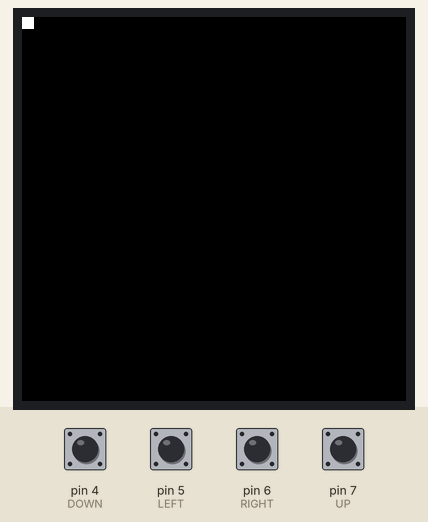
Bench run of a sketch on a simulated Arduino Uno, built with avr-gcc and run on an emulated ATmega328P. On the bench: 128×128 colour display. The inputs (shaded band) are chosen by the test bench; at power-on: pin 4 (DOWN), pin 5 (LEFT), pin 6 (RIGHT), pin 7 (UP) LOW. What the sketch prints to the serial monitor is not drawn.

Above: at 2.3 s.
2.4 s: pin 4 (DOWN) pulled HIGH for 0.15 s
4.0 s: pin 5 (LEFT) pulled HIGH for 0.15 s
At 4.6 s:
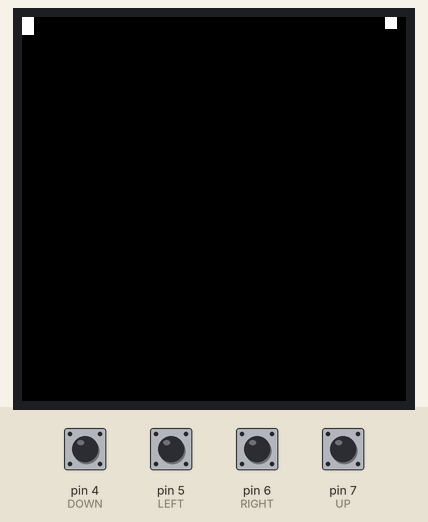
5.6 s: pin 6 (RIGHT) pulled HIGH for 0.15 s
7.2 s: pin 4 (DOWN) pulled HIGH for 1 s
At 7.7 s:
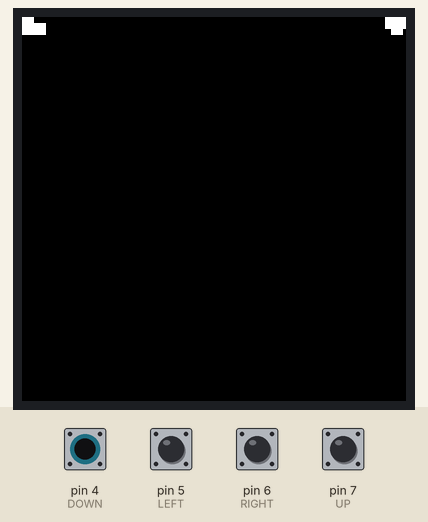
9.7 s: pin 5 (LEFT) pulled HIGH for 1 s
12.2 s: pin 6 (RIGHT) pulled HIGH for 1 s
Timing chart, 0 to 15.2 s (numbered marks = the images above; inputs shaded):
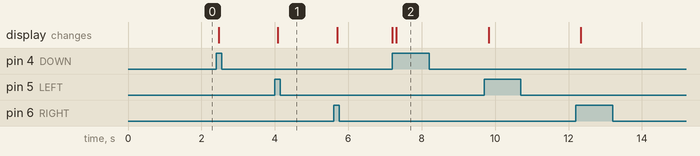

Measured:
- after the input at 4.0 s, the display: changes after 0.09 s (image 1)
- after the input at 7.2 s, the display: first changes at once (image 2 shows a later state)

The sketch:

snake.ino
```cpp
#include <Adafruit_GFX.h>    // Core graphics library
#include <Adafruit_ST7735.h> // Hardware-specific library for ST7735
#include <Adafruit_ST7789.h> // Hardware-specific library for ST7789
#include <SPI.h>
#include "game_elements.h"

#define TFT_CS 10
#define TFT_RST 9
#define TFT_DC 8

Adafruit_ST7735 tft = Adafruit_ST7735(TFT_CS, TFT_DC, TFT_RST);

Snake *snake = new Snake();
bool run_game = 1;

void setup(void)
{
    Serial.begin(9600);
    pinMode(LEFT, INPUT);
    pinMode(RIGHT, INPUT);
    pinMode(UP, INPUT);
    pinMode(DOWN, INPUT);

    // using a 1.44" TFT:
    tft.initR(INITR_144GREENTAB); // Init ST7735R chip, green tab
    tft.setRotation(3);
    tft.fillScreen(0);
    snake = new Snake(&tft);
    delay(1000);
    Serial.println("Game starts");
}

void loop()
{

    if (digitalRead(LEFT) == HIGH)
    {
        Serial.println("LEFT");
        snake->turn(LEFT);
    }

    if (digitalRead(RIGHT) == HIGH)
    {
        Serial.println("RIGHT");
        snake->turn(RIGHT);
    }

    if (digitalRead(UP) == HIGH)
    {
        Serial.println("UP");
        snake->turn(UP);
    }

    if (digitalRead(DOWN) == HIGH)
    {
        Serial.println("DOWN");
        snake->turn(DOWN);
    }

    snake->h_move();
    snake->t_move();

    delay(100);
}
```

game_elements.cpp
```cpp
#include "game_elements.h"

Snake::Snake()
{
    head = Location(0, 0, 0);
    tail = Location(0, 0, 0);
    len = 1;
    head_dir = 0;
    tail_dir = 0;
    queue = new Queue();
}

Snake::Snake(Adafruit_ST7735 *tft)
{
    Serial.println("Snake constructor");
    m_tft = tft;
    head = Location(m_tft->width() / 2, m_tft->height() / 2, 0);
    tail = Location(m_tft->width() / 2 + SNAKE_SIZE, m_tft->height() / 2, 0);
    len = 1;
    head_dir = 0;
    tail_dir = 0;
    queue = new Queue();
    tft->fillRect(head.get_x(), head.get_y(), SNAKE_SIZE, SNAKE_SIZE, SNAKE_COLOR);
    Serial.print("head starts at: ");
    Serial.print(head.get_x());
    Serial.print(" ");
    Serial.println(head.get_y());
    Serial.print("tail starts at: ");
    Serial.print(tail.get_x());
    Serial.print(" ");
    Serial.println(tail.get_y());
}

Snake::Snake(const Snake &s)
{
    head = s.head;
    tail = s.tail;
    len = s.len;
    head_dir = s.head_dir;
    tail_dir = s.tail_dir;
    queue = s.queue;
}

Snake &Snake::operator=(const Snake &s)
{
    delete queue;
    head = s.head;
    tail = s.tail;
    len = s.len;
    head_dir = s.head_dir;
    tail_dir = s.tail_dir;
    queue = s.queue;

    return *this;
}

Snake::~Snake()
{
    delete &head;
    delete &tail;
    delete queue;
    delete &cturn_pt;
}

void Snake::turn(uint8_t direction)
{
    Serial.println(head_dir);
    if (head_dir == direction)
        return;
    Serial.println("turn");
    head_dir = direction;
    Location turn_pt = Location(head.get_x(), head.get_y(), direction);
    if (queue->empty())
    {
        tail_dir = direction;
    }
    queue->push(turn_pt);
}

void Snake::h_move()
{
    if (head_dir == LEFT)
    {
        head.set_x(head.get_x() - STEP);
        m_tft->fillRect(head.get_x(), head.get_y(), SNAKE_SIZE, SNAKE_SIZE, SNAKE_COLOR);
    }
    else if (head_dir == RIGHT)
    {
        head.set_x(head.get_x() + STEP);
        m_tft->fillRect(head.get_x(), head.get_y(), SNAKE_SIZE, SNAKE_SIZE, SNAKE_COLOR);
    }
    else if (head_dir == UP)
    {
        head.set_y(head.get_y() - STEP);
        m_tft->fillRect(head.get_x(), head.get_y(), SNAKE_SIZE, SNAKE_SIZE, SNAKE_COLOR);
    }
    else if (head_dir == DOWN)
    {
        head.set_y(head.get_y() + STEP);
        m_tft->fillRect(head.get_x(), head.get_y(), SNAKE_SIZE, SNAKE_SIZE, SNAKE_COLOR);
    }
}

void Snake::t_move()
{
    Location* next_location = queue->top();

    Serial.print("next tail loc: ");
    Serial.print(next_location->get_x());
    Serial.print(" ");
    Serial.println(next_location->get_y());

    if (nullptr != next_location && next_location->get_x() == tail.get_x() && next_location->get_x() == tail.get_x())
    {
        Serial.print("next location: ");
        Serial.print(next_location->get_x());
        Serial.print(" ");
        Serial.print(next_location->get_y());
        Serial.print(" ");
        tail_dir = next_location->get_z();
        Serial.print(tail_dir);
        queue->pop();
    }

    Serial.print("tail dir: ");
    Serial.println(tail_dir);

    if (tail_dir == LEFT)
    {
        Serial.println("tail moving left");
        tail.set_x(tail.get_x() - STEP);
        Serial.print("tail x: ");
        Serial.print(tail.get_x());
        Serial.print(" tail y: ");
        Serial.print(tail.get_y());
        Serial.println();
        m_tft->fillRect(tail.get_x(), tail.get_y(), STEP, SNAKE_SIZE, BACKGROUND);
    }

    if (tail_dir == RIGHT) {
        Serial.println("tail moving right");
        tail.set_x(tail.get_x() + STEP);
        m_tft->fillRect(tail.get_x(), tail.get_y(), -STEP, SNAKE_SIZE, BACKGROUND);
    }
}
```

game_elements.h
```cpp
#ifndef GAME_ELEMENTS_H_
#define GAME_ELEMENTS_H_
#endif

#include <Adafruit_ST7735.h>
#include "queue.h"

#define LEFT 5
#define RIGHT 6
#define UP 7
#define DOWN 4
#define SNAKE_SIZE 4
#define STEP 2
#define BACKGROUND 0x0
#define SNAKE_COLOR 0xffff

class Snake
{
private:
    Location &head;
    Location &tail;
    Location &cturn_pt;
    uint8_t head_dir;
    uint8_t tail_dir;
    uint8_t len;
    Queue *queue;
    Adafruit_ST7735 *m_tft;

public:
    Snake();
    Snake(Adafruit_ST7735 *tft);
    Snake(const Snake &s);
    Snake &operator=(const Snake &s);
    ~Snake();
    void turn(uint8_t direction);
    void h_move();
    void t_move();
    void eat();
    bool is_dead();
};
```

queue.cpp
```cpp
#include "queue.h"

Location::Location(uint8_t x, uint8_t y, uint8_t z) : m_x(x), m_y(y), m_z(z), next(nullptr) {}

Location::~Location() {}

uint8_t Location::get_x() const
{
    return m_x;
}

void Location::set_x(uint8_t x)
{
    m_x = x;
}

uint8_t Location::get_y() const
{
    return m_y;
}

void Location::set_y(uint8_t y)
{
    m_y = y;
}

uint8_t Location::get_z() const
{
    return m_z;
}

void Location::set_z(uint8_t z)
{
    m_z = z;
}

Location *Location::get_next() const
{
    return next;
}

void Location::set_next(Location &l)
{
    next = &l;
}

Queue::Queue() : start(nullptr), end(nullptr), size(0) {}

Queue::Queue(uint8_t start_x, uint8_t start_y, uint8_t start_z)
{
    start = new Location(start_x, start_y, start_z);
    end = start;
    size = 1;
}

Queue::~Queue()
{
    Serial.println("deleting queue");
    while (start != nullptr)
    {
        Location *tmp = start;
        start = start->get_next();
        delete tmp;
    }
    end = nullptr;
    size = 0;
    Serial.println("queue deleted");
}

bool Queue::empty()
{
    return size == 0;
}

Location *Queue::pop()
{
    if (size > 0)
    {
        Location *res = start;
        start = start->get_next();
        --size;
        if (size == 0)
        {
            end = nullptr;
        }
        return res;
    }
    else
    {
        return nullptr;
    }
}

Location *Queue::top()
{
    if (size > 0)
    {
        return start;
    }
    else
    {
        return nullptr;
    }
}

void Queue::push(Location &l)
{
    if (size == 0)
    {
        start = &l;
        end = &l;
    }
    else
    {
        end->set_next(l);
        end = &l;
    }
    ++size;
}
```

queue.h
```cpp
#ifndef QUEUE_H_
#define QUEUE_H_
#endif

#include <Arduino.h>

class Location
{
private:
    uint8_t m_x;
    uint8_t m_y;
    uint8_t m_z;
    Location *next;

public:
    Location(uint8_t _x, uint8_t _y, uint8_t _z);
    ~Location();
    Location *get_next() const;
    uint8_t get_x() const;
    void set_x(uint8_t x);
    uint8_t get_y() const;
    void set_y(uint8_t y);
    uint8_t get_z() const;
    void set_z(uint8_t z);
    void set_next(Location &l);
};

class Queue
{
private:
    Location *start;
    Location *end;
    int size;

public:
    Queue();
    Queue(uint8_t start_x, uint8_t start_y, uint8_t start_z);
    ~Queue();
    bool empty();
    Location *pop();
    Location *top();
    void push(Location &l);
};
```
